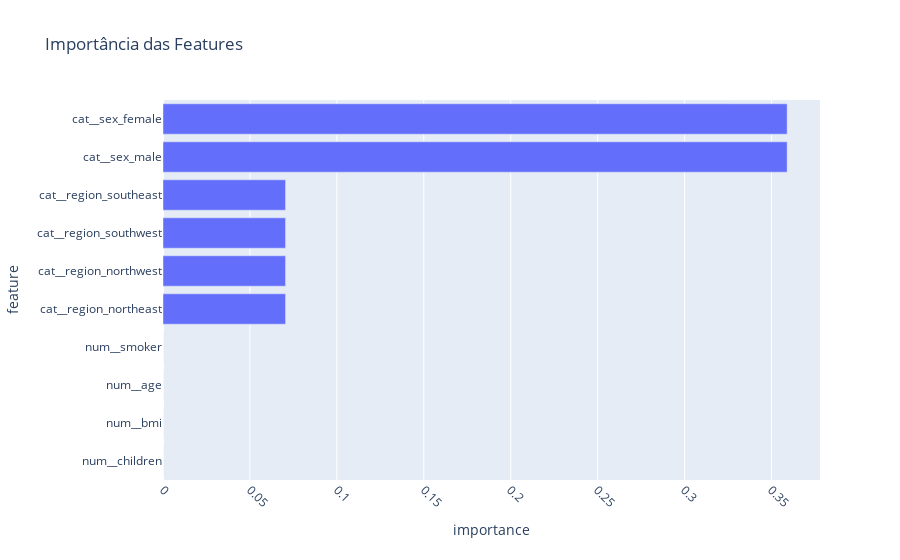

Notebook cell for this chart:
### Code cell
# Criar o gráfico de barras para mostrar a importância das features
fig = px.bar(importance_df, x='importance', y='feature', title='Importância das Features',
             orientation='h')

fig.update_xaxes(tickangle=45)
fig.show()

### Figure 1 — Plotly figure (JSON) as saved in the notebook; plotly's stock layout.template omitted (floating-point values rounded to 4 significant figures)
{"data": [{"alignmentgroup": "True", "hovertemplate": "importance=%{x}<br>feature=%{y}<extra></extra>", "legendgroup": "", "marker": {"color": "#636efa", "pattern": {"shape": ""}}, "name": "", "offsetgroup": "", "orientation": "h", "showlegend": false, "textposition": "auto", "type": "bar", "x": [6.226e-14, 3.266e-13, 5.417e-13, 1.428e-12, 0.0705, 0.0705, 0.0705, 0.0705, 0.359, 0.359], "xaxis": "x", "y": ["num__children", "num__bmi", "num__age", "num__smoker", "cat__region_northeast", "cat__region_northwest", "cat__region_southwest", "cat__region_southeast", "cat__sex_male", "cat__sex_female"], "yaxis": "y"}], "layout": {"barmode": "relative", "legend": {"tracegroupgap": 0}, "title": {"text": "Importância das Features"}, "xaxis": {"anchor": "y", "domain": [0, 1], "tickangle": 45, "title": {"text": "importance"}}, "yaxis": {"anchor": "x", "domain": [0, 1], "title": {"text": "feature"}}}}
